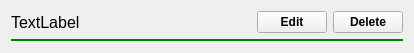
<?xml version="1.0" encoding="UTF-8"?>
<ui version="4.0">
 <class>ListWidgetItemView</class>
 <widget class="QWidget" name="ListWidgetItemView">
  <property name="geometry">
   <rect>
    <x>0</x>
    <y>0</y>
    <width>414</width>
    <height>52</height>
   </rect>
  </property>
  <property name="windowTitle">
   <string>Form</string>
  </property>
  <layout class="QVBoxLayout" name="verticalLayout">
   <item>
    <layout class="QHBoxLayout" name="horizontalLayout">
     <item>
      <widget class="QLabel" name="labelDescription">
       <property name="font">
        <font>
         <pointsize>12</pointsize>
         <weight>50</weight>
         <bold>false</bold>
        </font>
       </property>
       <property name="text">
        <string>TextLabel</string>
       </property>
      </widget>
     </item>
     <item>
      <widget class="QPushButton" name="btnEdit">
       <property name="maximumSize">
        <size>
         <width>70</width>
         <height>16777215</height>
        </size>
       </property>
       <property name="baseSize">
        <size>
         <width>4</width>
         <height>0</height>
        </size>
       </property>
       <property name="font">
        <font>
         <pointsize>9</pointsize>
         <weight>75</weight>
         <bold>true</bold>
        </font>
       </property>
       <property name="text">
        <string>Edit</string>
       </property>
      </widget>
     </item>
     <item>
      <widget class="QPushButton" name="btnDelete">
       <property name="maximumSize">
        <size>
         <width>70</width>
         <height>16777215</height>
        </size>
       </property>
       <property name="font">
        <font>
         <pointsize>9</pointsize>
         <weight>75</weight>
         <bold>true</bold>
        </font>
       </property>
       <property name="text">
        <string>Delete</string>
       </property>
       <property name="autoDefault">
        <bool>false</bool>
       </property>
       <property name="flat">
        <bool>false</bool>
       </property>
      </widget>
     </item>
    </layout>
   </item>
   <item>
    <widget class="Line" name="line">
     <property name="baseSize">
      <size>
       <width>2</width>
       <height>0</height>
      </size>
     </property>
     <property name="styleSheet">
      <string notr="true">color : green;</string>
     </property>
     <property name="frameShadow">
      <enum>QFrame::Plain</enum>
     </property>
     <property name="lineWidth">
      <number>2</number>
     </property>
     <property name="orientation">
      <enum>Qt::Horizontal</enum>
     </property>
    </widget>
   </item>
  </layout>
 </widget>
 <resources/>
 <connections/>
</ui>
